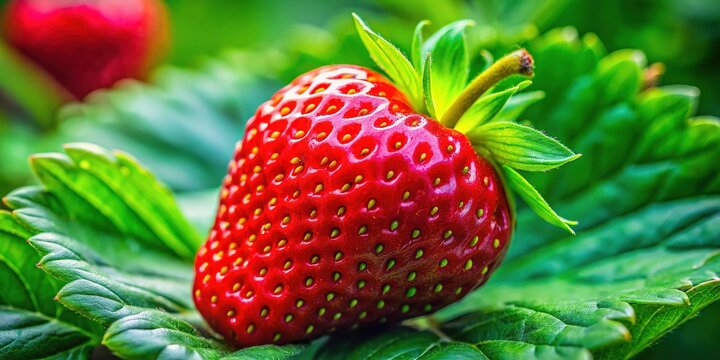
#> input picture task-2.jpg, 720 x 360 px
$ jupyter execute task-2.ipynb
#> lines starting #> are read from the running program, lines starting #| are printed output that depends on the picture
# Image smoothing with mean filters
This notebook loads an image named **task-2**, converts it to grayscale, and applies mean filters of sizes 3 × 3, 10 × 10, and 20 × 20.

[cell 1]
import numpy as np
from PIL import Image
import matplotlib.pyplot as plt
from scipy.ndimage import uniform_filter

# -------------------------------------------
# 1. Load the image
# -------------------------------------------
img_name = 'task-2.jpg'
img = Image.open(img_name)
#> img is the input picture: PIL image 720x360 RGB; mean R, G, B 99.5, 117.1, 52.8
img_arr = np.array(img, dtype=np.float32)

# -------------------------------------------
# 2. Define neighbourhood sizes & process
# -------------------------------------------
neighborhoods = [3, 10, 20]
results = {}

for size in neighborhoods:
    # uniform_filter performs an arithmetic mean over an N×N window
    filtered = uniform_filter(img_arr, size=size, mode='constant', cval=0)
    results[size] = filtered.astype(np.uint8)
#> this loop made 3 passes
#> pass 1, `filtered = uniform_filter(img_arr, size=size, mode='constant', cval=0)`:
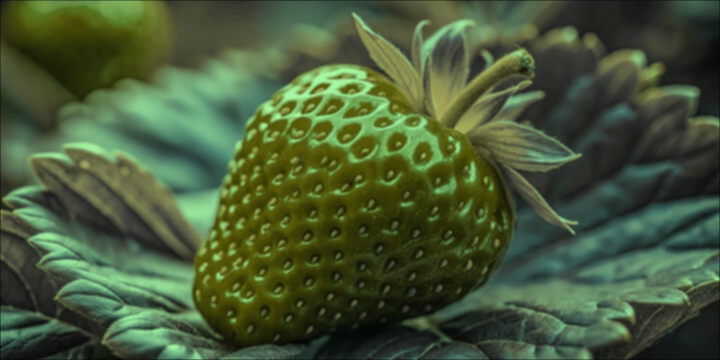
#> filtered: shape (360, 720, 3) float32; mean R, G, B 72, 89.6, 56.5
#> pass 2, `filtered = uniform_filter(img_arr, size=size, mode='constant', cval=0)`:
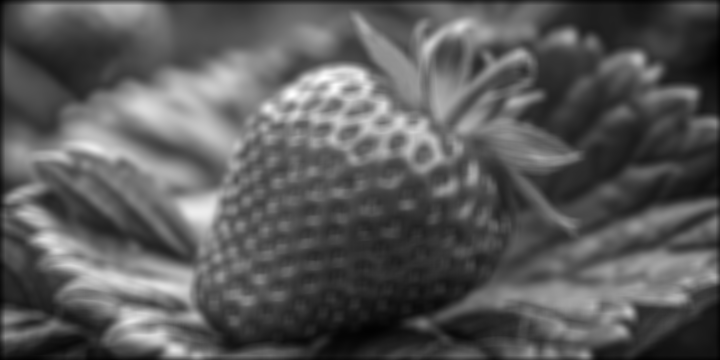
#> filtered: shape (360, 720, 3) float32; min 2.01, max 72, mean 26.7; drawn with min black and max white
#> pass 3, `filtered = uniform_filter(img_arr, size=size, mode='constant', cval=0)`:
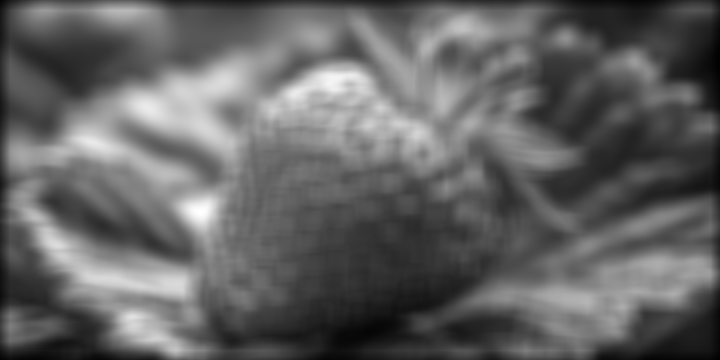
#> filtered: shape (360, 720, 3) float32; min 1.11, max 32.28, mean 13.2; drawn with min black and max white
#> after the loop, results = 3 items

# -------------------------------------------
# 3. Display and save the outputs
# -------------------------------------------
plt.figure(figsize=(15, 5))
for i, (size, filt_img) in enumerate(results.items()):
    plt.subplot(1, 3, i + 1)
    plt.imshow(filt_img, cmap='gray')
    plt.title(f"{size}×{size} mean filter")
    plt.axis('off')
#> this loop made 3 passes
#> size on passes 1 to 3: 3, 10, 20
plt.show()
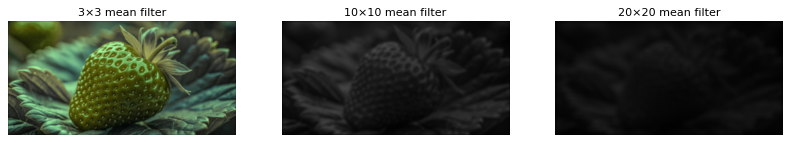
#> figure drawn by matplotlib, 3 panels
print('Done. Images saved as task-2_3x3.png, task-2_10x10.png, task-2_20x20.png')

[cell 2]
# -------------------------------------------
# 1. Load the image and make it grayscale
# -------------------------------------------
img_name = 'task-2.jpg'
img = Image.open(img_name).convert('L')
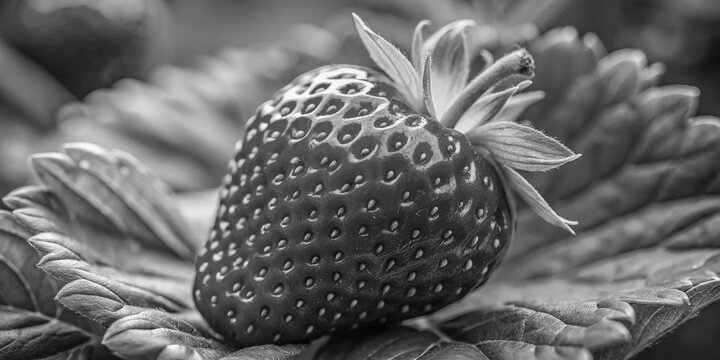
#> img: PIL image 720x360 L; min 3, max 255, mean 104.5
img_arr = np.array(img, dtype=np.float32)
#> img_arr: shape (360, 720) float32

# -------------------------------------------
# 2. Define neighbourhood sizes & process
# -------------------------------------------
neighborhoods = [3, 10, 20]
results = {}

for size in neighborhoods:
    # uniform_filter performs an arithmetic mean over an N×N window
    filtered = uniform_filter(img_arr, size=size, mode='constant', cval=0)
    results[size] = filtered.astype(np.uint8)
#> this loop made 3 passes
#> pass 2, `filtered = uniform_filter(img_arr, size=size, mode='constant', cval=0)`:
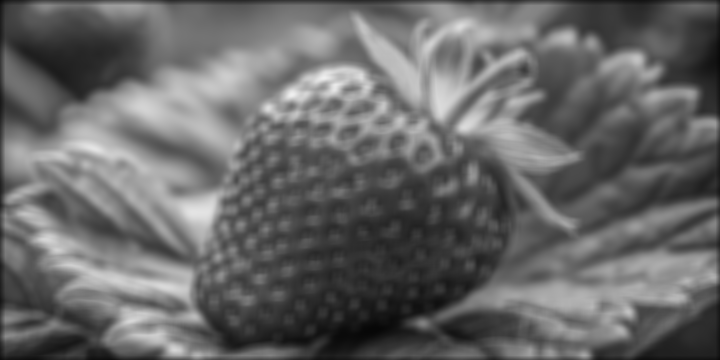
#> filtered: shape (360, 720) float32; min 7.09, max 239.8, mean 103.6
#> pass 3, `filtered = uniform_filter(img_arr, size=size, mode='constant', cval=0)`:
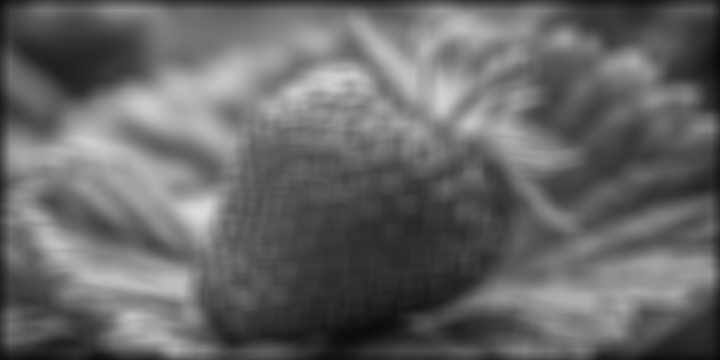
#> filtered: shape (360, 720) float32; min 9.97, max 220, mean 102.7

# -------------------------------------------
# 3. Display and save the outputs
# -------------------------------------------
plt.figure(figsize=(15, 5))
for i, (size, filt_img) in enumerate(results.items()):
    plt.subplot(1, 3, i + 1)
    plt.imshow(filt_img, cmap='gray')
    plt.title(f"{size}×{size} mean filter")
    plt.axis('off')
plt.show()
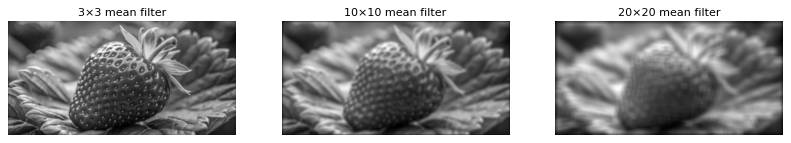
#> figure drawn by matplotlib, 3 panels
print('Done. Images saved as task-2_3x3.png, task-2_10x10.png, task-2_20x20.png')

$ run again, with task-1.jpg copied over task-2.jpg
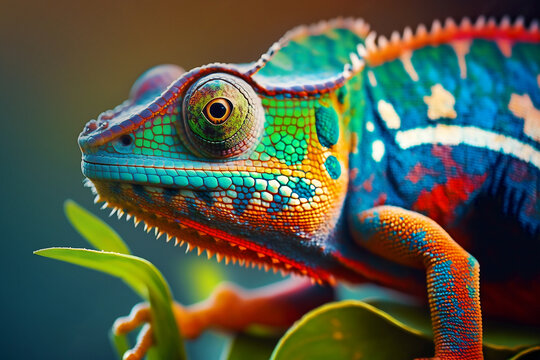
#> input picture task-1.jpg, 540 x 360 px
#> img is the input picture: PIL image 540x360 RGB; mean R, G, B 82.3, 89.9, 71.8
#> after the loop `for size in neighborhoods:`: results = 3 items
#> the loop `for i, (size, filt_img) in enumerate(results.items()):` made 3 passes
#> size on passes 1 to 3: 3, 10, 20
#> img: PIL image 540x360 L
#> the loop `for size in neighborhoods:` made 3 passes
#> pass 3, `filtered = uniform_filter(img_arr, size=size, mode='constant', cval=0)`:
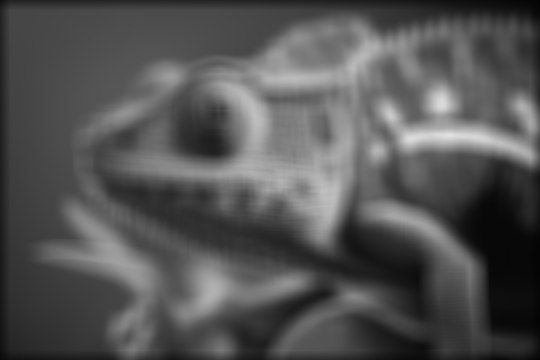
#> filtered: shape (360, 540) float32; min 3.26, max 226.4, mean 84.2
#> `plt.show()`:
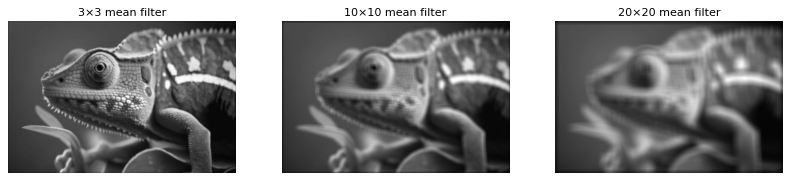
#> figure drawn by matplotlib, 3 panels

$ run again, with task-3.jpg copied over task-2.jpg
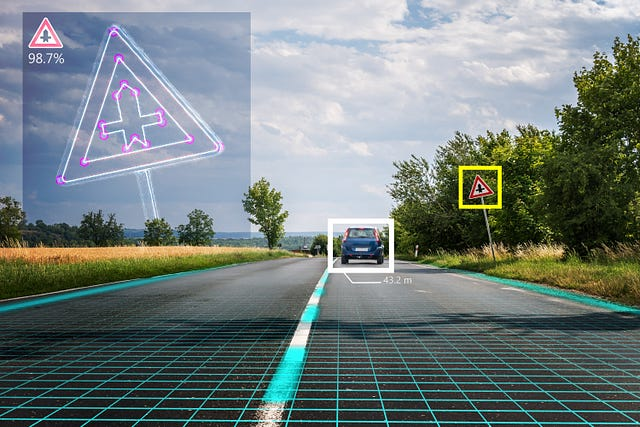
#> input picture task-3.jpg, 640 x 427 px
#> img is the input picture: PIL image 640x427 RGB; mean R, G, B 115.5, 127.4, 126.3
#> the loop `for size in neighborhoods:` made 3 passes
#> pass 1, `filtered = uniform_filter(img_arr, size=size, mode='constant', cval=0)`:
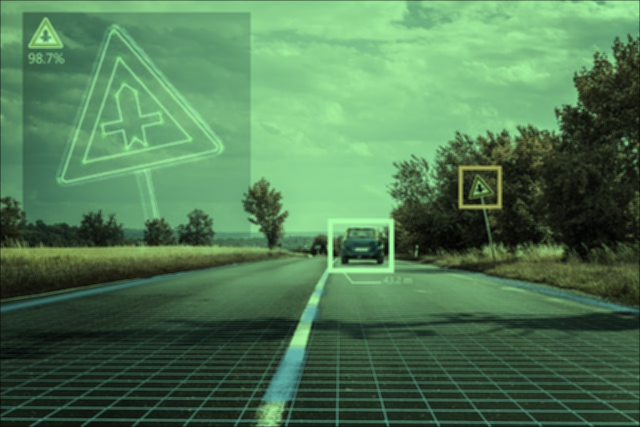
#> filtered: shape (427, 640, 3) float32; mean R, G, B 80.8, 122.8, 84.4
#> after the loop `for size in neighborhoods:`: results = 3 items
#> the loop `for i, (size, filt_img) in enumerate(results.items()):` made 3 passes
#> size on passes 1 to 3: 3, 10, 20
#> img: PIL image 640x427 L
#> `plt.show()`:
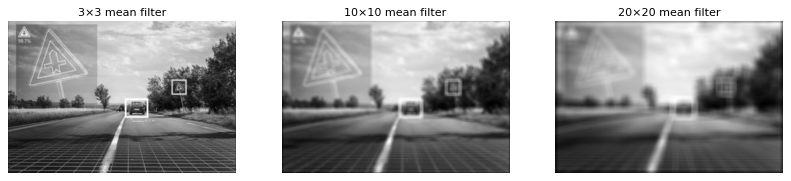
#> figure drawn by matplotlib, 3 panels
